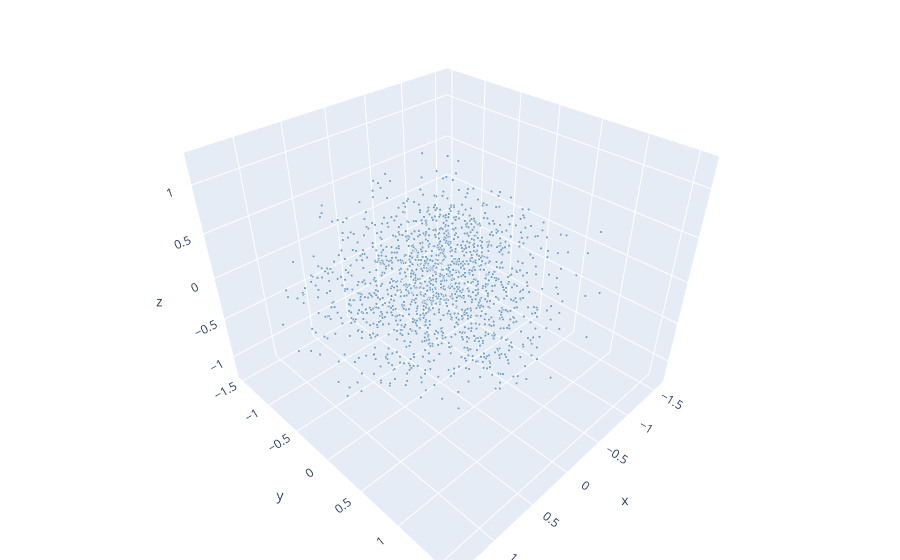

Write notebook code for a chart like this one.
### Code cell
import plotly.graph_objects as go

def plot_embeddings(coords, words, query=None, neighbor_set=None):
    neighbor_set = neighbor_set or set()
    colors, sizes = [], []
    for w in words:
        if w == query:
            colors.append("red")
            sizes.append(8)
        elif w in neighbor_set:
            colors.append("orange")
            sizes.append(6)
        else:
            colors.append("steelblue")
            sizes.append(3)

    fig = go.Figure(go.Scatter3d(
        x=coords[:, 0], y=coords[:, 1], z=coords[:, 2],
        mode="markers",
        text=words,
        hovertemplate="%{text}<extra></extra>",
        marker=dict(size=sizes, color=colors, opacity=0.7),
    ))
    fig.update_layout(margin=dict(l=0, r=0, b=0, t=0))
    return fig

plot_embeddings(pca3, plot_words)

### Figure 1 — Plotly figure (JSON) as saved in the notebook; plotly's stock layout.template omitted (floating-point values rounded to 4 significant figures; data arrays with more than 128 entries replaced by an {"elided": "..."} marker saying what was removed)
{"data": [{"hovertemplate": "%{text}<extra></extra>", "marker": {"color": {"elided": "1500 str values"}, "opacity": 0.7, "size": {"elided": "1500 int values"}}, "mode": "markers", "text": {"elided": "1500 str values"}, "type": "scatter3d", "x": {"elided": "1500 float values"}, "y": {"elided": "1500 float values"}, "z": {"elided": "1500 float values"}}], "layout": {"margin": {"b": 0, "l": 0, "r": 0, "t": 0}}}
